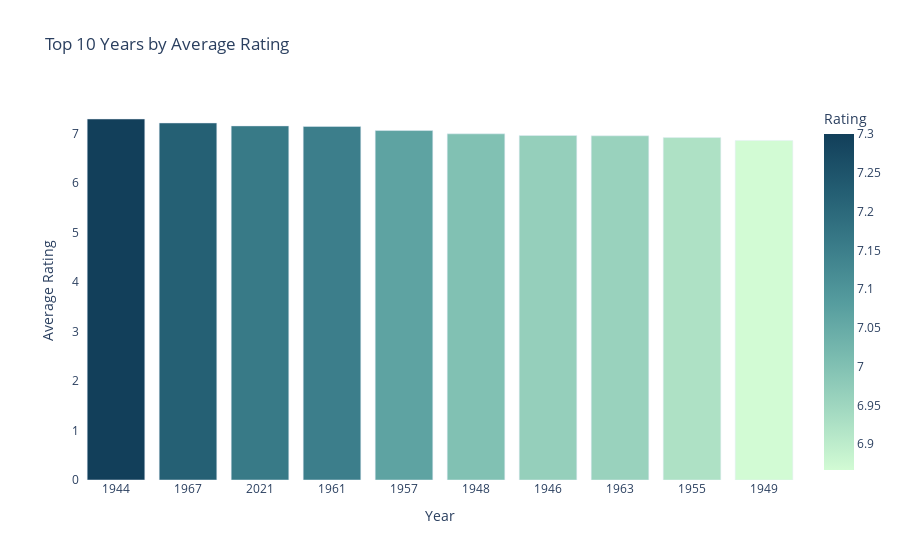

This figure's notebook cell:
### Code cell
year_avg_rating = imdb.groupby('Year')['Rating'].mean().reset_index()

top_5_years = year_avg_rating.nlargest(10, 'Rating')
fig = px.bar(top_5_years, x='Year', y='Rating', title='Top 10 Years by Average Rating', color = "Rating", color_continuous_scale = "darkmint")
fig.update_xaxes(type='category')  
fig.update_layout(xaxis_title='Year', yaxis_title='Average Rating', plot_bgcolor = 'white')
fig.show()

### Figure 1 — Plotly figure (JSON) as saved in the notebook; plotly's stock layout.template omitted (floating-point values rounded to 4 significant figures)
{"data": [{"alignmentgroup": "True", "hovertemplate": "Year=%{x}<br>Rating=%{marker.color}<extra></extra>", "legendgroup": "", "marker": {"color": [7.3, 7.22, 7.161, 7.15, 7.067, 7, 6.967, 6.96, 6.925, 6.867], "coloraxis": "coloraxis", "pattern": {"shape": ""}}, "name": "", "offsetgroup": "", "orientation": "v", "showlegend": false, "textposition": "auto", "type": "bar", "x": [1944, 1967, 2021, 1961, 1957, 1948, 1946, 1963, 1955, 1949], "xaxis": "x", "y": [7.3, 7.22, 7.161, 7.15, 7.067, 7, 6.967, 6.96, 6.925, 6.867], "yaxis": "y"}], "layout": {"autosize": true, "barmode": "relative", "coloraxis": {"colorbar": {"title": {"text": "Rating"}}, "colorscale": [[0, "rgb(210, 251, 212)"], [0.1667, "rgb(165, 219, 194)"], [0.3333, "rgb(123, 188, 176)"], [0.5, "rgb(85, 156, 158)"], [0.6667, "rgb(58, 124, 137)"], [0.8333, "rgb(35, 93, 114)"], [1, "rgb(18, 63, 90)"]]}, "legend": {"tracegroupgap": 0}, "plot_bgcolor": "white", "title": {"text": "Top 10 Years by Average Rating"}, "xaxis": {"anchor": "y", "autorange": true, "domain": [0, 1], "range": [-0.5, 9.5], "title": {"text": "Year"}, "type": "category"}, "yaxis": {"anchor": "x", "autorange": true, "domain": [0, 1], "range": [0, 7.684], "title": {"text": "Average Rating"}, "type": "linear"}}}
